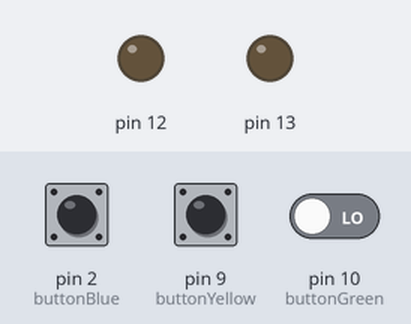
Recording of a sketch running on a simulated Arduino Uno, built with avr-gcc and run on an emulated ATmega328P. Shown: output pins drawn as LEDs (lit = HIGH). Dashed ring = blinking. The inputs (shaded band) are chosen by the test bench; at power-on: pin 2 (buttonBlue) LOW, pin 9 (buttonYellow) LOW, pin 10 (buttonGreen) LOW.

Above: at 1.2 s.
1.3 s: pin 2 (buttonBlue) pulled HIGH for 0.15 s
At 1.45 s:
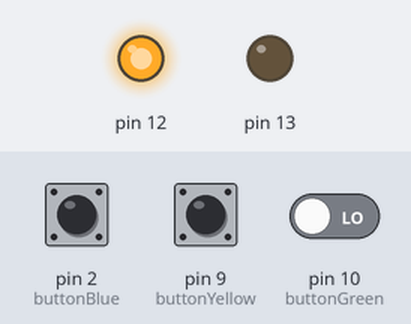
3.4 s: pin 2 (buttonBlue) pulled HIGH for 3.2 s
At 3.85 s:
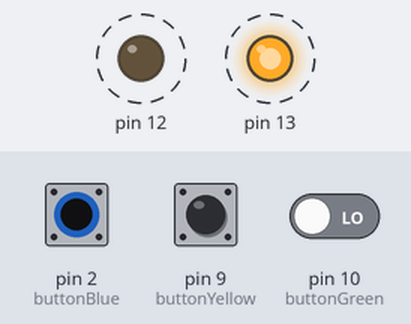
8.1 s: pin 9 (buttonYellow) pulled HIGH for 3.2 s
At 8.5 s:
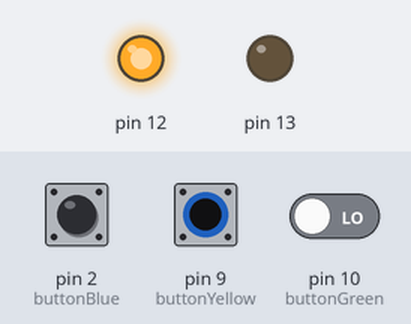
12.8 s: pin 9 (buttonYellow) driven HIGH and pin 10 (buttonGreen) driven HIGH
At 13.3 s:
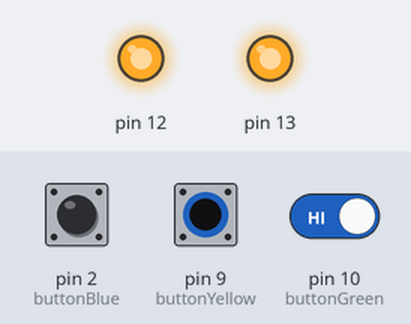
Timing chart, 0 to 15.3 s (numbered marks = the images above; inputs shaded):
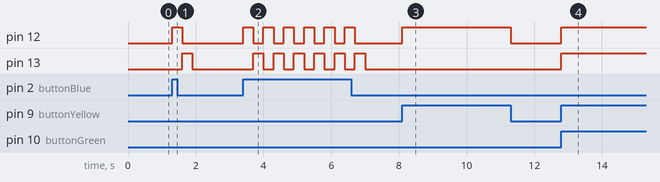

The sketch:

february11.ino
```cpp
int buttonYellow = 9;
int buttonGreen = 10;
int buttonBlue = 2;

void setup() {
  // make the buttons' pins inputs:
  pinMode(buttonYellow, INPUT);
  pinMode(buttonGreen, INPUT);
  pinMode(buttonBlue, INPUT);
  pinMode(13, OUTPUT);
  pinMode(12, OUTPUT);
}

// the loop routine runs over and over again forever:
void loop() {
  // read the input pin:
  int buttonYellowState = digitalRead(buttonYellow); // initially 0 == false
  int buttonGreenState = digitalRead(buttonGreen);
  int buttonBlueState = digitalRead(buttonBlue);

//  // press the button to turn all on or off
//  digitalWrite(12, buttonBlueState);
//  digitalWrite(13, buttonBlueState);

  // press the blue button to blink
  if (buttonBlueState){
    digitalWrite(12, buttonBlueState);
    digitalWrite(13, !buttonBlueState);
    delay(300);

    digitalWrite(13, buttonBlueState);
    digitalWrite(12, !buttonBlueState);
    delay(300);
  }

  // press the button for its respective LED light
  digitalWrite(12, buttonYellowState);
  digitalWrite(13, buttonGreenState);

}
```

Measured:
- after the input at 1.3 s, pin 12: LOW → HIGH at once, → LOW 0.30 s later; pin 13: LOW → HIGH after 0.30 s, → LOW 0.30 s later
- after the input at 3.4 s, pin 12: alternates HIGH for 0.30 s and LOW for 0.30 s, 12 changes in all, then stays LOW, starting at once; pin 13: alternates HIGH for 0.30 s and LOW for 0.30 s, 12 changes in all, then stays LOW, starting after 0.30 s
- after the input at 8.1 s, pin 12: LOW → HIGH at once, → LOW 3.2 s later
- after the input at 12.8 s, pin 12, pin 13: LOW → HIGH at once
